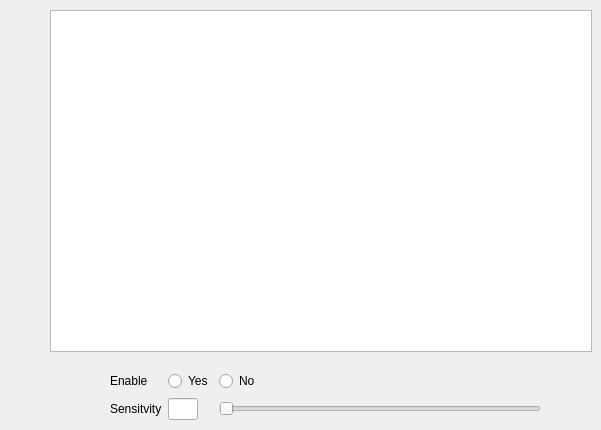
      <widget class="QWidget" name="detect_tamper">
       <attribute name="title">
        <string>Tamper</string>
       </attribute>
       <widget class="QWidget" name="gridLayoutWidget_16">
        <property name="geometry">
         <rect>
          <x>110</x>
          <y>370</y>
          <width>431</width>
          <height>51</height>
         </rect>
        </property>
        <layout class="QGridLayout" name="detect_tamper_grid">
         <item row="0" column="0">
          <widget class="QLabel" name="label_detection_tamper_enable">
           <property name="text">
            <string>Enable</string>
           </property>
          </widget>
         </item>
         <item row="0" column="2">
          <widget class="QRadioButton" name="detection_tamper_enable_no">
           <property name="text">
            <string>No</string>
           </property>
           <attribute name="buttonGroup">
            <string notr="true">detec_tamper_btngrp</string>
           </attribute>
          </widget>
         </item>
         <item row="0" column="1">
          <widget class="QRadioButton" name="detection_tamper_enable_yes">
           <property name="text">
            <string>Yes</string>
           </property>
           <attribute name="buttonGroup">
            <string notr="true">detec_tamper_btngrp</string>
           </attribute>
          </widget>
         </item>
         <item row="1" column="0">
          <widget class="QLabel" name="label_detection_tamper_sensitivity">
           <property name="text">
            <string>Sensitvity</string>
           </property>
          </widget>
         </item>
         <item row="1" column="2">
          <widget class="QSlider" name="detection_tamper_sensitivity_slider">
           <property name="maximum">
            <number>100</number>
           </property>
           <property name="singleStep">
            <number>25</number>
           </property>
           <property name="pageStep">
            <number>25</number>
           </property>
           <property name="orientation">
            <enum>Qt::Horizontal</enum>
           </property>
          </widget>
         </item>
         <item row="1" column="1">
          <widget class="QLineEdit" name="detection_tamper_sensitivity">
           <property name="maximumSize">
            <size>
             <width>30</width>
             <height>16777215</height>
            </size>
           </property>
           <property name="alignment">
            <set>Qt::AlignCenter</set>
           </property>
          </widget>
         </item>
        </layout>
       </widget>
       <widget class="QGraphicsView" name="detection_tamper_graphic_view">
        <property name="geometry">
         <rect>
          <x>50</x>
          <y>10</y>
          <width>542</width>
          <height>342</height>
         </rect>
        </property>
        <property name="cursor" stdset="0">
         <cursorShape>ArrowCursor</cursorShape>
        </property>
       </widget>
      </widget>
